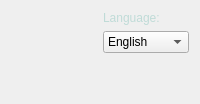
            <widget class="QWidget" name="page_7">
             <property name="autoFillBackground">
              <bool>false</bool>
             </property>
             <property name="styleSheet">
              <string notr="true"> color:#bfdbd7;</string>
             </property>
             <layout class="QGridLayout" name="gridLayout_17">
              <item row="1" column="0">
               <widget class="QWidget" name="widget_17" native="true">
                <layout class="QGridLayout" name="gridLayout_16"/>
               </widget>
              </item>
              <item row="1" column="1">
               <widget class="QComboBox" name="comboBox">
                <property name="styleSheet">
                 <string notr="true">color: rgb(0, 0, 0);</string>
                </property>
                <property name="editable">
                 <bool>false</bool>
                </property>
                <property name="duplicatesEnabled">
                 <bool>false</bool>
                </property>
                <item>
                 <property name="text">
                  <string>English</string>
                 </property>
                </item>
                <item>
                 <property name="text">
                  <string>Русский</string>
                 </property>
                </item>
               </widget>
              </item>
              <item row="0" column="1">
               <widget class="QLabel" name="label_3">
                <property name="text">
                 <string>Language:</string>
                </property>
               </widget>
              </item>
              <item row="2" column="1">
               <spacer name="verticalSpacer_5">
                <property name="orientation">
                 <enum>Qt::Vertical</enum>
                </property>
                <property name="sizeHint" stdset="0">
                 <size>
                  <width>20</width>
                  <height>40</height>
                 </size>
                </property>
               </spacer>
              </item>
             </layout>
            </widget>
